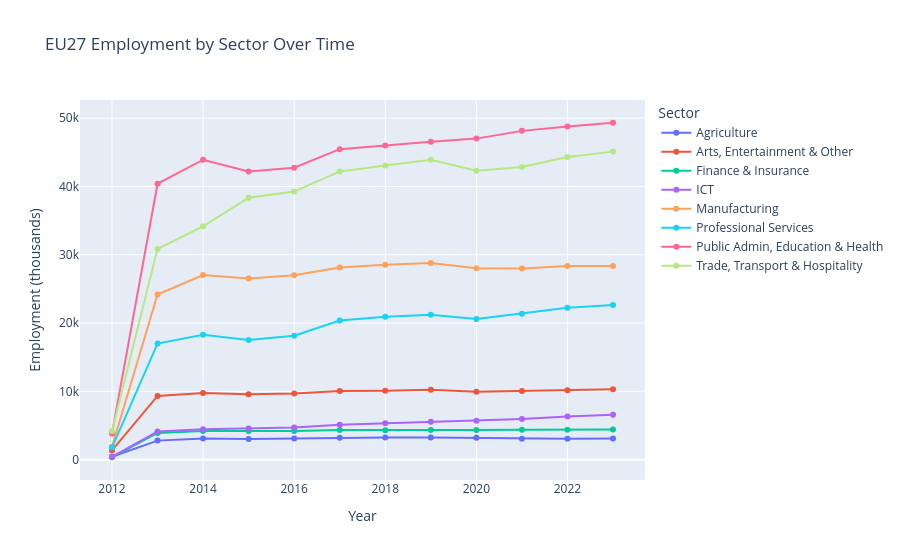

Write notebook code for a chart like this one.
### Markdown cell above
## 4. Visualizations

### Code cell
emp_by_sector_year = pd.DataFrame()
for (t, sector), group in df_merged.groupby(["time", "sector"]):
    row = {"time": t, "sector": sector, "total_employment": group["employment_thousands"].sum()}
    emp_by_sector_year = pd.concat([emp_by_sector_year, pd.DataFrame([row])], ignore_index=True)

fig = px.line(
    emp_by_sector_year,
    x="time",
    y="total_employment",
    color="sector",
    markers=True,
    title="EU27 Employment by Sector Over Time",
    labels={"time": "Year", "total_employment": "Employment (thousands)", "sector": "Sector"}
)
fig.show()

### Figure 1 — Plotly figure (JSON) as saved in the notebook; plotly's stock layout.template omitted (floating-point values rounded to 4 significant figures)
{"data": [{"hovertemplate": "Sector=Agriculture<br>Year=%{x}<br>Employment (thousands)=%{y}<extra></extra>", "legendgroup": "Agriculture", "line": {"color": "#636efa", "dash": "solid"}, "marker": {"symbol": "circle"}, "mode": "lines+markers", "name": "Agriculture", "orientation": "v", "showlegend": true, "type": "scatter", "x": [2012, 2013, 2014, 2015, 2016, 2017, 2018, 2019, 2020, 2021, 2022, 2023], "xaxis": "x", "y": [429.0, 2789.0, 3082.0, 3026.0, 3084.0, 3214.0, 3259.0, 3233.0, 3195.0, 3058.0, 3060.0, 3111.0], "yaxis": "y"}, {"hovertemplate": "Sector=Arts, Entertainment & Other<br>Year=%{x}<br>Employment (thousands)=%{y}<extra></extra>", "legendgroup": "Arts, Entertainment & Other", "line": {"color": "#EF553B", "dash": "solid"}, "marker": {"symbol": "circle"}, "mode": "lines+markers", "name": "Arts, Entertainment & Other", "orientation": "v", "showlegend": true, "type": "scatter", "x": [2012, 2013, 2014, 2015, 2016, 2017, 2018, 2019, 2020, 2021, 2022, 2023], "xaxis": "x", "y": [1360.0, 9331.0, 9774.0, 9583.0, 9674.0, 10070.0, 10100.0, 10240.0, 9933.0, 10050.0, 10180.0, 10310.0], "yaxis": "y"}, {"hovertemplate": "Sector=Finance & Insurance<br>Year=%{x}<br>Employment (thousands)=%{y}<extra></extra>", "legendgroup": "Finance & Insurance", "line": {"color": "#00cc96", "dash": "solid"}, "marker": {"symbol": "circle"}, "mode": "lines+markers", "name": "Finance & Insurance", "orientation": "v", "showlegend": true, "type": "scatter", "x": [2012, 2013, 2014, 2015, 2016, 2017, 2018, 2019, 2020, 2021, 2022, 2023], "xaxis": "x", "y": [353.4, 3912.0, 4193.0, 4193.0, 4180.0, 4352.0, 4322.0, 4335.0, 4360.0, 4371.0, 4376.0, 4434.0], "yaxis": "y"}, {"hovertemplate": "Sector=ICT<br>Year=%{x}<br>Employment (thousands)=%{y}<extra></extra>", "legendgroup": "ICT", "line": {"color": "#ab63fa", "dash": "solid"}, "marker": {"symbol": "circle"}, "mode": "lines+markers", "name": "ICT", "orientation": "v", "showlegend": true, "type": "scatter", "x": [2012, 2013, 2014, 2015, 2016, 2017, 2018, 2019, 2020, 2021, 2022, 2023], "xaxis": "x", "y": [394.5, 4110.0, 4454.0, 4564.0, 4695.0, 5110.0, 5328.0, 5537.0, 5696.0, 5967.0, 6305.0, 6593.0], "yaxis": "y"}, {"hovertemplate": "Sector=Manufacturing<br>Year=%{x}<br>Employment (thousands)=%{y}<extra></extra>", "legendgroup": "Manufacturing", "line": {"color": "#FFA15A", "dash": "solid"}, "marker": {"symbol": "circle"}, "mode": "lines+markers", "name": "Manufacturing", "orientation": "v", "showlegend": true, "type": "scatter", "x": [2012, 2013, 2014, 2015, 2016, 2017, 2018, 2019, 2020, 2021, 2022, 2023], "xaxis": "x", "y": [1894.0, 24190.0, 27040.0, 26540.0, 27000.0, 28130.0, 28560.0, 28790.0, 28050.0, 28000.0, 28350.0, 28370.0], "yaxis": "y"}, {"hovertemplate": "Sector=Professional Services<br>Year=%{x}<br>Employment (thousands)=%{y}<extra></extra>", "legendgroup": "Professional Services", "line": {"color": "#19d3f3", "dash": "solid"}, "marker": {"symbol": "circle"}, "mode": "lines+markers", "name": "Professional Services", "orientation": "v", "showlegend": true, "type": "scatter", "x": [2012, 2013, 2014, 2015, 2016, 2017, 2018, 2019, 2020, 2021, 2022, 2023], "xaxis": "x", "y": [1771.0, 17000.0, 18300.0, 17540.0, 18150.0, 20370.0, 20920.0, 21210.0, 20590.0, 21370.0, 22250.0, 22630.0], "yaxis": "y"}, {"hovertemplate": "Sector=Public Admin, Education & Health<br>Year=%{x}<br>Employment (thousands)=%{y}<extra></extra>", "legendgroup": "Public Admin, Education & Health", "line": {"color": "#FF6692", "dash": "solid"}, "marker": {"symbol": "circle"}, "mode": "lines+markers", "name": "Public Admin, Education & Health", "orientation": "v", "showlegend": true, "type": "scatter", "x": [2012, 2013, 2014, 2015, 2016, 2017, 2018, 2019, 2020, 2021, 2022, 2023], "xaxis": "x", "y": [3825.0, 40410.0, 43930.0, 42210.0, 42740.0, 45470.0, 46000.0, 46570.0, 47020.0, 48150.0, 48780.0, 49340.0], "yaxis": "y"}, {"hovertemplate": "Sector=Trade, Transport & Hospitality<br>Year=%{x}<br>Employment (thousands)=%{y}<extra></extra>", "legendgroup": "Trade, Transport & Hospitality", "line": {"color": "#B6E880", "dash": "solid"}, "marker": {"symbol": "circle"}, "mode": "lines+markers", "name": "Trade, Transport & Hospitality", "orientation": "v", "showlegend": true, "type": "scatter", "x": [2012, 2013, 2014, 2015, 2016, 2017, 2018, 2019, 2020, 2021, 2022, 2023], "xaxis": "x", "y": [4192.0, 30870.0, 34170.0, 38360.0, 39260.0, 42210.0, 43090.0, 43900.0, 42320.0, 42850.0, 44340.0, 45110.0], "yaxis": "y"}], "layout": {"legend": {"title": {"text": "Sector"}, "tracegroupgap": 0}, "title": {"text": "EU27 Employment by Sector Over Time"}, "xaxis": {"anchor": "y", "domain": [0, 1], "title": {"text": "Year"}}, "yaxis": {"anchor": "x", "domain": [0, 1], "title": {"text": "Employment (thousands)"}}}}
